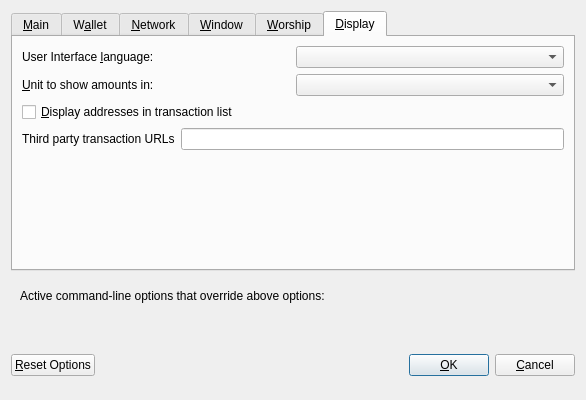
<?xml version="1.0" encoding="UTF-8"?>
<ui version="4.0">
 <class>OptionsDialog</class>
 <widget class="QDialog" name="OptionsDialog">
  <property name="geometry">
   <rect>
    <x>0</x>
    <y>0</y>
    <width>586</width>
    <height>400</height>
   </rect>
  </property>
  <property name="windowTitle">
   <string>Options</string>
  </property>
  <property name="modal">
   <bool>true</bool>
  </property>
  <layout class="QVBoxLayout" name="verticalLayout">
   <item>
    <widget class="QTabWidget" name="tabWidget">
     <property name="currentIndex">
      <number>5</number>
     </property>
     <widget class="QWidget" name="tabMain">
      <attribute name="title">
       <string>&amp;Main</string>
      </attribute>
      <layout class="QVBoxLayout" name="verticalLayout_Main">
       <item>
        <widget class="QCheckBox" name="bitcoinAtStartup">
         <property name="toolTip">
          <string>Automatically start Offerings after logging in to the system.</string>
         </property>
         <property name="text">
          <string>&amp;Commence Offerings on system login</string>
         </property>
        </widget>
       </item>
       <item>
        <layout class="QHBoxLayout" name="horizontalLayout_2_Main">
         <item>
          <widget class="QLabel" name="databaseCacheLabel">
           <property name="text">
            <string>Size of &amp;database cache</string>
           </property>
           <property name="textFormat">
            <enum>Qt::PlainText</enum>
           </property>
           <property name="buddy">
            <cstring>databaseCache</cstring>
           </property>
          </widget>
         </item>
         <item>
          <widget class="QSpinBox" name="databaseCache"/>
         </item>
         <item>
          <widget class="QLabel" name="databaseCacheUnitLabel">
           <property name="text">
            <string>MB</string>
           </property>
           <property name="textFormat">
            <enum>Qt::PlainText</enum>
           </property>
          </widget>
         </item>
         <item>
          <spacer name="horizontalSpacer_2_Main">
           <property name="orientation">
            <enum>Qt::Horizontal</enum>
           </property>
           <property name="sizeHint" stdset="0">
            <size>
             <width>40</width>
             <height>20</height>
            </size>
           </property>
          </spacer>
         </item>
        </layout>
       </item>
       <item>
        <layout class="QHBoxLayout" name="horizontalLayout_3_Main">
         <item>
          <widget class="QLabel" name="threadsScriptVerifLabel">
           <property name="text">
            <string>Number of script &amp;verification threads</string>
           </property>
           <property name="textFormat">
            <enum>Qt::PlainText</enum>
           </property>
           <property name="buddy">
            <cstring>threadsScriptVerif</cstring>
           </property>
          </widget>
         </item>
         <item>
          <widget class="QSpinBox" name="threadsScriptVerif">
           <property name="toolTip">
            <string>(0 = auto, &lt;0 = leave that many cores free)</string>
           </property>
          </widget>
         </item>
         <item>
          <spacer name="horizontalSpacer_3_Main">
           <property name="orientation">
            <enum>Qt::Horizontal</enum>
           </property>
           <property name="sizeHint" stdset="0">
            <size>
             <width>40</width>
             <height>20</height>
            </size>
           </property>
          </spacer>
         </item>
        </layout>
       </item>
       <item>
        <spacer name="verticalSpacer_Main">
         <property name="orientation">
          <enum>Qt::Vertical</enum>
         </property>
         <property name="sizeHint" stdset="0">
          <size>
           <width>20</width>
           <height>40</height>
          </size>
         </property>
        </spacer>
       </item>
      </layout>
     </widget>
     <widget class="QWidget" name="tabWallet">
      <attribute name="title">
       <string>W&amp;allet</string>
      </attribute>
      <layout class="QVBoxLayout" name="verticalLayout_Wallet">
       <item>
        <widget class="QLabel" name="transactionFeeInfoLabel">
         <property name="text">
          <string>Optional transaction fee per kB that helps make sure your transactions are processed quickly. Most transactions are 1 kB.</string>
         </property>
         <property name="textFormat">
          <enum>Qt::PlainText</enum>
         </property>
         <property name="wordWrap">
          <bool>true</bool>
         </property>
        </widget>
       </item>
       <item>
        <layout class="QHBoxLayout" name="horizontalLayout_1_Wallet">
         <item>
          <widget class="QLabel" name="transactionFeeLabel">
           <property name="text">
            <string>Pay transaction &amp;fee</string>
           </property>
           <property name="textFormat">
            <enum>Qt::PlainText</enum>
           </property>
           <property name="buddy">
            <cstring>transactionFee</cstring>
           </property>
          </widget>
         </item>
         <item>
          <widget class="BitcoinAmountField" name="transactionFee"/>
         </item>
         <item>
          <spacer name="horizontalSpacer_1_Wallet">
           <property name="orientation">
            <enum>Qt::Horizontal</enum>
           </property>
           <property name="sizeHint" stdset="0">
            <size>
             <width>40</width>
             <height>20</height>
            </size>
           </property>
          </spacer>
         </item>
        </layout>
       </item>
       <item>
        <spacer name="verticalSpacer_Wallet">
         <property name="orientation">
          <enum>Qt::Vertical</enum>
         </property>
         <property name="sizeHint" stdset="0">
          <size>
           <width>20</width>
           <height>40</height>
          </size>
         </property>
        </spacer>
       </item>
       <item>
        <widget class="QGroupBox" name="groupBox">
         <property name="title">
          <string>Expert</string>
         </property>
         <layout class="QVBoxLayout" name="verticalLayout_2">
          <item>
           <widget class="QCheckBox" name="coinControlFeatures">
            <property name="toolTip">
             <string>Whether to show coin control features or not.</string>
            </property>
            <property name="text">
             <string>Enable coin &amp;control features</string>
            </property>
           </widget>
          </item>
          <item>
           <widget class="QCheckBox" name="spendZeroConfChange">
            <property name="toolTip">
             <string>If you disable the spending of unconfirmed change, the change from a transaction cannot be used until that transaction has at least one confirmation. This also affects how your balance is computed.</string>
            </property>
            <property name="text">
             <string>&amp;Spend unconfirmed change</string>
            </property>
           </widget>
          </item>
         </layout>
        </widget>
       </item>
      </layout>
     </widget>
     <widget class="QWidget" name="tabNetwork">
      <attribute name="title">
       <string>&amp;Network</string>
      </attribute>
      <layout class="QVBoxLayout" name="verticalLayout_Network">
       <item>
        <widget class="QCheckBox" name="mapPortAuto">
         <property name="toolTip">
          <string>Ask your router to open the Offerings port automatically. Tries NAT-PMP first, then UPnP. Your router must support one of them and have it enabled.</string>
         </property>
         <property name="text">
          <string>Open my port on the router &amp;automatically</string>
         </property>
        </widget>
       </item>
       <item>
        <widget class="QLabel" name="mapPortStatus">
         <property name="styleSheet">
          <string notr="true">QLabel { color: #808080; margin-left: 20px; }</string>
         </property>
         <property name="text">
          <string/>
         </property>
         <property name="wordWrap">
          <bool>true</bool>
         </property>
        </widget>
       </item>
       <item>
        <widget class="QCheckBox" name="connectSocks">
         <property name="toolTip">
          <string>Connect to the Offerings network through a SOCKS proxy.</string>
         </property>
         <property name="text">
          <string>&amp;Connect through SOCKS proxy (default proxy):</string>
         </property>
        </widget>
       </item>
       <item>
        <layout class="QHBoxLayout" name="horizontalLayout_1_Network">
         <item>
          <widget class="QLabel" name="proxyIpLabel">
           <property name="text">
            <string>Proxy &amp;IP:</string>
           </property>
           <property name="textFormat">
            <enum>Qt::PlainText</enum>
           </property>
           <property name="buddy">
            <cstring>proxyIp</cstring>
           </property>
          </widget>
         </item>
         <item>
          <widget class="QValidatedLineEdit" name="proxyIp">
           <property name="minimumSize">
            <size>
             <width>140</width>
             <height>0</height>
            </size>
           </property>
           <property name="maximumSize">
            <size>
             <width>140</width>
             <height>16777215</height>
            </size>
           </property>
           <property name="toolTip">
            <string>IP address of the proxy (e.g. IPv4: 127.0.0.1 / IPv6: ::1)</string>
           </property>
          </widget>
         </item>
         <item>
          <widget class="QLabel" name="proxyPortLabel">
           <property name="text">
            <string>&amp;Port:</string>
           </property>
           <property name="textFormat">
            <enum>Qt::PlainText</enum>
           </property>
           <property name="buddy">
            <cstring>proxyPort</cstring>
           </property>
          </widget>
         </item>
         <item>
          <widget class="QLineEdit" name="proxyPort">
           <property name="minimumSize">
            <size>
             <width>55</width>
             <height>0</height>
            </size>
           </property>
           <property name="maximumSize">
            <size>
             <width>55</width>
             <height>16777215</height>
            </size>
           </property>
           <property name="toolTip">
            <string>Port of the proxy (e.g. 9050)</string>
           </property>
          </widget>
         </item>
         <item>
          <widget class="QLabel" name="socksVersionLabel">
           <property name="text">
            <string>SOCKS &amp;Version:</string>
           </property>
           <property name="textFormat">
            <enum>Qt::PlainText</enum>
           </property>
           <property name="buddy">
            <cstring>socksVersion</cstring>
           </property>
          </widget>
         </item>
         <item>
          <widget class="QValueComboBox" name="socksVersion">
           <property name="toolTip">
            <string>SOCKS version of the proxy (e.g. 5)</string>
           </property>
          </widget>
         </item>
         <item>
          <spacer name="horizontalSpacer_1_Network">
           <property name="orientation">
            <enum>Qt::Horizontal</enum>
           </property>
           <property name="sizeHint" stdset="0">
            <size>
             <width>40</width>
             <height>20</height>
            </size>
           </property>
          </spacer>
         </item>
        </layout>
       </item>
       <item>
        <spacer name="verticalSpacer_Network">
         <property name="orientation">
          <enum>Qt::Vertical</enum>
         </property>
         <property name="sizeHint" stdset="0">
          <size>
           <width>20</width>
           <height>40</height>
          </size>
         </property>
        </spacer>
       </item>
      </layout>
     </widget>
     <widget class="QWidget" name="tabWindow">
      <attribute name="title">
       <string>&amp;Window</string>
      </attribute>
      <layout class="QVBoxLayout" name="verticalLayout_Window">
       <item>
        <widget class="QCheckBox" name="minimizeToTray">
         <property name="toolTip">
          <string>Show only a tray icon after minimizing the window.</string>
         </property>
         <property name="text">
          <string>&amp;Minimize to the tray instead of the taskbar</string>
         </property>
        </widget>
       </item>
       <item>
        <widget class="QCheckBox" name="minimizeOnClose">
         <property name="toolTip">
          <string>Minimize instead of exit the application when the window is closed. When this option is enabled, the application will be closed only after selecting Quit in the menu.</string>
         </property>
         <property name="text">
          <string>M&amp;inimize on close</string>
         </property>
        </widget>
       </item>
       <item>
        <spacer name="verticalSpacer_Window">
         <property name="orientation">
          <enum>Qt::Vertical</enum>
         </property>
         <property name="sizeHint" stdset="0">
          <size>
           <width>20</width>
           <height>40</height>
          </size>
         </property>
        </spacer>
       </item>
      </layout>
     </widget>
     <widget class="QWidget" name="tabMining">
      <attribute name="title">
       <string>&amp;Worship</string>
      </attribute>
      <layout class="QVBoxLayout" name="verticalLayout_Mining">
       <item>
        <widget class="QCheckBox" name="checkboxMiningEnabled">
         <property name="toolTip">
          <string>&lt;html&gt;&lt;head/&gt;&lt;body&gt;&lt;p&gt;Whether to enabled Offerings mining by default.&lt;/p&gt;&lt;/body&gt;&lt;/html&gt;</string>
         </property>
         <property name="text">
          <string>&amp;Worship enabled</string>
         </property>
        </widget>
       </item>
       <item>
        <layout class="QHBoxLayout" name="horizontalLayout_2_Mining">
         <item>
          <widget class="QLabel" name="labelMiningProcLimit">
           <property name="text">
            <string>&amp;Worship ferverance:</string>
           </property>
           <property name="textFormat">
            <enum>Qt::PlainText</enum>
           </property>
           <property name="buddy">
            <cstring>comboMiningProcLimit</cstring>
           </property>
          </widget>
         </item>
         <item>
          <widget class="QValueComboBox" name="comboMiningProcLimit">
           <property name="toolTip">
            <string>Choose the default mining intensity.</string>
           </property>
          </widget>
         </item>
        </layout>
       </item>
       <item>
        <spacer name="verticalSpacer_Display">
         <property name="orientation">
          <enum>Qt::Vertical</enum>
         </property>
         <property name="sizeHint" stdset="0">
          <size>
           <width>20</width>
           <height>40</height>
          </size>
         </property>
        </spacer>
       </item>
      </layout>
     </widget>
     <widget class="QWidget" name="tabDisplay">
      <attribute name="title">
       <string>&amp;Display</string>
      </attribute>
      <layout class="QVBoxLayout" name="verticalLayout_Display">
       <item>
        <layout class="QHBoxLayout" name="horizontalLayout_1_Display">
         <item>
          <widget class="QLabel" name="langLabel">
           <property name="text">
            <string>User Interface &amp;language:</string>
           </property>
           <property name="textFormat">
            <enum>Qt::PlainText</enum>
           </property>
           <property name="buddy">
            <cstring>lang</cstring>
           </property>
          </widget>
         </item>
         <item>
          <widget class="QValueComboBox" name="lang">
           <property name="toolTip">
            <string>The user interface language can be set here. This setting will take effect after restarting Offerings.</string>
           </property>
          </widget>
         </item>
        </layout>
       </item>
       <item>
        <layout class="QHBoxLayout" name="horizontalLayout_2_Display">
         <item>
          <widget class="QLabel" name="unitLabel">
           <property name="text">
            <string>&amp;Unit to show amounts in:</string>
           </property>
           <property name="textFormat">
            <enum>Qt::PlainText</enum>
           </property>
           <property name="buddy">
            <cstring>unit</cstring>
           </property>
          </widget>
         </item>
         <item>
          <widget class="QValueComboBox" name="unit">
           <property name="toolTip">
            <string>Choose the default subdivision unit to show in the interface and when sending coins.</string>
           </property>
          </widget>
         </item>
        </layout>
       </item>
       <item>
        <widget class="QCheckBox" name="displayAddresses">
         <property name="toolTip">
          <string>Whether to show Offerings addresses in the transaction list or not.</string>
         </property>
         <property name="text">
          <string>&amp;Display addresses in transaction list</string>
         </property>
        </widget>
       </item>
       <item>
        <layout class="QHBoxLayout" name="horizontalLayout_3_Display">
         <item>
          <widget class="QLabel" name="thirdPartyTxUrlsLabel">
           <property name="toolTip">
            <string>Third party URLs (e.g. a block explorer) that appear in the transactions tab as context menu items. %s in the URL is replaced by transaction hash. Multiple URLs are separated by vertical bar |.</string>
           </property>
           <property name="text">
            <string>Third party transaction URLs</string>
           </property>
           <property name="buddy">
            <cstring>thirdPartyTxUrls</cstring>
           </property>
          </widget>
         </item>
         <item>
          <widget class="QLineEdit" name="thirdPartyTxUrls">
           <property name="toolTip">
            <string>Third party URLs (e.g. a block explorer) that appear in the transactions tab as context menu items. %s in the URL is replaced by transaction hash. Multiple URLs are separated by vertical bar |.</string>
           </property>
          </widget>
         </item>
        </layout>
       </item>
       <item>
        <spacer name="verticalSpacer_Display">
         <property name="orientation">
          <enum>Qt::Vertical</enum>
         </property>
         <property name="sizeHint" stdset="0">
          <size>
           <width>20</width>
           <height>40</height>
          </size>
         </property>
        </spacer>
       </item>
      </layout>
     </widget>
    </widget>
   </item>
   <item>
    <widget class="QFrame" name="frame">
     <layout class="QVBoxLayout" name="verticalLayout_Bottom">
      <item>
       <layout class="QHBoxLayout" name="horizontalLayout_Bottom">
        <item>
         <widget class="QLabel" name="overriddenByCommandLineInfoLabel">
          <property name="text">
           <string>Active command-line options that override above options:</string>
          </property>
          <property name="textFormat">
           <enum>Qt::PlainText</enum>
          </property>
         </widget>
        </item>
        <item>
         <spacer name="horizontalSpacer_Bottom">
          <property name="orientation">
           <enum>Qt::Horizontal</enum>
          </property>
          <property name="sizeHint" stdset="0">
           <size>
            <width>40</width>
            <height>20</height>
           </size>
          </property>
         </spacer>
        </item>
       </layout>
      </item>
      <item>
       <widget class="QLabel" name="overriddenByCommandLineLabel">
        <property name="text">
         <string/>
        </property>
        <property name="textFormat">
         <enum>Qt::PlainText</enum>
        </property>
        <property name="wordWrap">
         <bool>true</bool>
        </property>
       </widget>
      </item>
     </layout>
    </widget>
   </item>
   <item>
    <layout class="QHBoxLayout" name="horizontalLayout_Buttons">
     <item>
      <widget class="QPushButton" name="resetButton">
       <property name="toolTip">
        <string>Reset all client options to default.</string>
       </property>
       <property name="text">
        <string>&amp;Reset Options</string>
       </property>
       <property name="autoDefault">
        <bool>false</bool>
       </property>
      </widget>
     </item>
     <item>
      <spacer name="horizontalSpacer_1">
       <property name="orientation">
        <enum>Qt::Horizontal</enum>
       </property>
       <property name="sizeHint" stdset="0">
        <size>
         <width>40</width>
         <height>48</height>
        </size>
       </property>
      </spacer>
     </item>
     <item>
      <widget class="QLabel" name="statusLabel">
       <property name="minimumSize">
        <size>
         <width>200</width>
         <height>0</height>
        </size>
       </property>
       <property name="font">
        <font>
         <weight>75</weight>
         <bold>true</bold>
        </font>
       </property>
       <property name="text">
        <string/>
       </property>
       <property name="textFormat">
        <enum>Qt::PlainText</enum>
       </property>
       <property name="wordWrap">
        <bool>true</bool>
       </property>
      </widget>
     </item>
     <item>
      <spacer name="horizontalSpacer_2">
       <property name="orientation">
        <enum>Qt::Horizontal</enum>
       </property>
       <property name="sizeHint" stdset="0">
        <size>
         <width>40</width>
         <height>48</height>
        </size>
       </property>
      </spacer>
     </item>
     <item>
      <widget class="QPushButton" name="okButton">
       <property name="text">
        <string>&amp;OK</string>
       </property>
      </widget>
     </item>
     <item>
      <widget class="QPushButton" name="cancelButton">
       <property name="text">
        <string>&amp;Cancel</string>
       </property>
       <property name="autoDefault">
        <bool>false</bool>
       </property>
      </widget>
     </item>
    </layout>
   </item>
  </layout>
 </widget>
 <customwidgets>
  <customwidget>
   <class>BitcoinAmountField</class>
   <extends>QLineEdit</extends>
   <header>bitcoinamountfield.h</header>
   <container>1</container>
  </customwidget>
  <customwidget>
   <class>QValidatedLineEdit</class>
   <extends>QLineEdit</extends>
   <header>qvalidatedlineedit.h</header>
  </customwidget>
  <customwidget>
   <class>QValueComboBox</class>
   <extends>QComboBox</extends>
   <header>qvaluecombobox.h</header>
  </customwidget>
 </customwidgets>
 <resources/>
 <connections/>
</ui>
